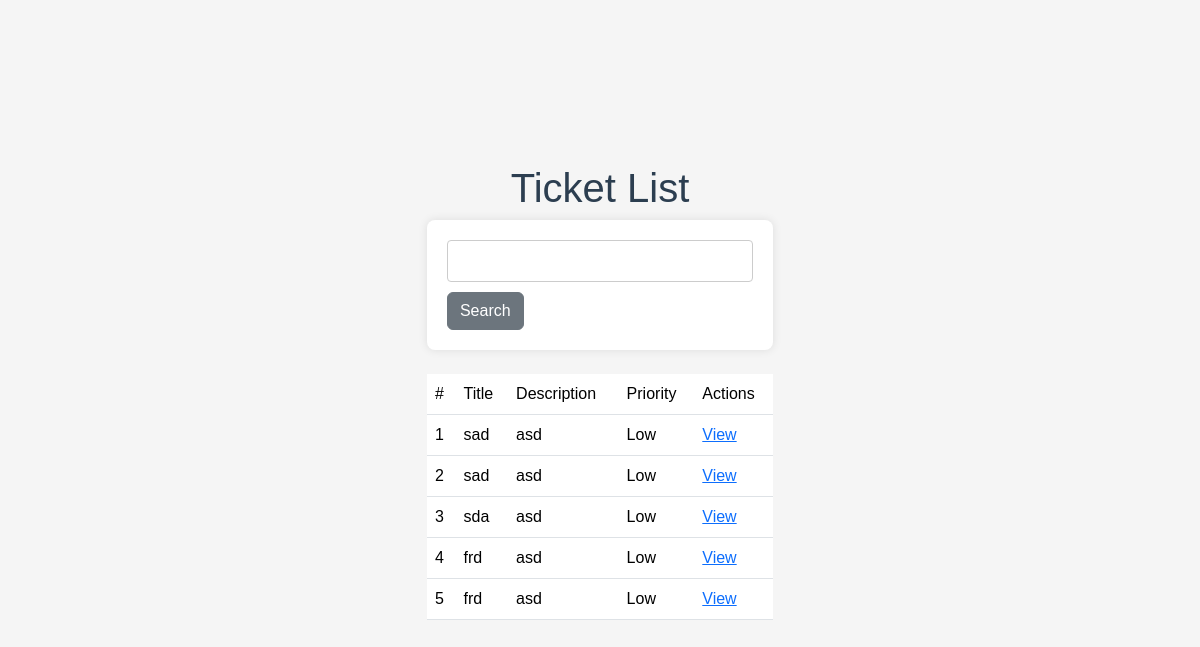
Page /ticket_list.php on the committed database.
### tables this page shows
CREATE TABLE `tickets` (
  `id` int(11) NOT NULL,
  `title` varchar(255) NOT NULL,
  `description` text NOT NULL,
  `priority` enum('Low','Medium','High') NOT NULL,
  `created_at` timestamp NOT NULL DEFAULT CURRENT_TIMESTAMP ON UPDATE CURRENT_TIMESTAMP
);

### ticket_list.php (the view, shortened to what this page needs)
<?php
  include 'config.php';
  if(isset($_GET["keyword"]) && $_GET["keyword"]) {
    $sql = $conn->prepare("SELECT * FROM tickets WHERE title = ?");
    $sql->bind_param("s", $_GET['keyword']);
    $sql->execute();
    $result = $sql->get_result();
  } else {
    $sql = "SELECT * FROM tickets";
    $result = $conn->query($sql);
  }
  include "components/header.php";
?>
<div class="container2">
  <h1>Ticket List</h1>
  <div id="ticketList">
    <form method="GET">
      <input type="text" name="keyword" value="<?php echo (isset($_GET["keyword"]) ? $_GET["keyword"]:"")?>" />
      <button type="submit" name="submit" class="btn btn-secondary">Search</button>
    </form>
    <table class="table table-hover">
      <thead>
        <tr> <br>
          <td>#</td>
          <td>Title</td>
          <td>Description</td>
          <td>Priority</td>
          <td>Actions</td>
        </tr>
      </thead>
      <tbody>
        <?php
          if ($result->num_rows > 0) {
            while($row = $result->fetch_assoc()) { ?>
              <tr>
                <td><?php echo $row["id"];?></td>
                <td><?php echo $row["title"];?></td>
                <td><?php echo $row["description"];?></td>
                <td><?php echo $row["priority"];?></td>
                <td><a href="view_ticket.php?id=<?php echo $row["id"];?>">View</a></td>
              </tr>
            <?php }
          } else { ?>
          <tr>
            <td colspan="5">No data to display!</td>
          </tr>
        <?php } ?>
      </tbody>
    </table>
  </div>
</div>
<?php include "components/footer.php"; ?>

### header.php (shortened to what this page needs)
<!DOCTYPE html>
<html lang="en">
    <head>
        <link href="https://cdn.jsdelivr.net/npm/bootstrap@5.3.2/dist/css/bootstrap.min.css" rel="stylesheet">
        <link rel="stylesheet" href="/projekti/assets/css/style_1.css">
    </head>
    <body>

### footer.php (shortened to what this page needs)
    </body>
</html>

### style_1.css (style rules this page uses)
body { font-family: 'Arial', sans-serif; margin: 0; padding: 0; background-color: #f5f5f5; display: flex; justify-content: center; align-items: center; height: 100vh; }
form { width: 100%; background-color: #fff; padding: 20px; box-shadow: 0 0 10px rgba(0, 0, 0, 0.1); border-radius: 8px; }
input, textarea, select { width: 100%; padding: 8px; box-sizing: border-box; margin-bottom: 10px; border: 1px solid #ccc; border-radius: 4px; }
h1 { color: #2c3e50; text-align: center; }

### rows in the picture
tickets: id "1", title "sad", description "asd", priority "Low"
tickets: id "2", title "sad", description "asd", priority "Low"
tickets: id "3", title "sda", description "asd", priority "Low"
tickets: id "4", title "frd", description "asd", priority "Low"
tickets: id "5", title "frd", description "asd", priority "Low"
